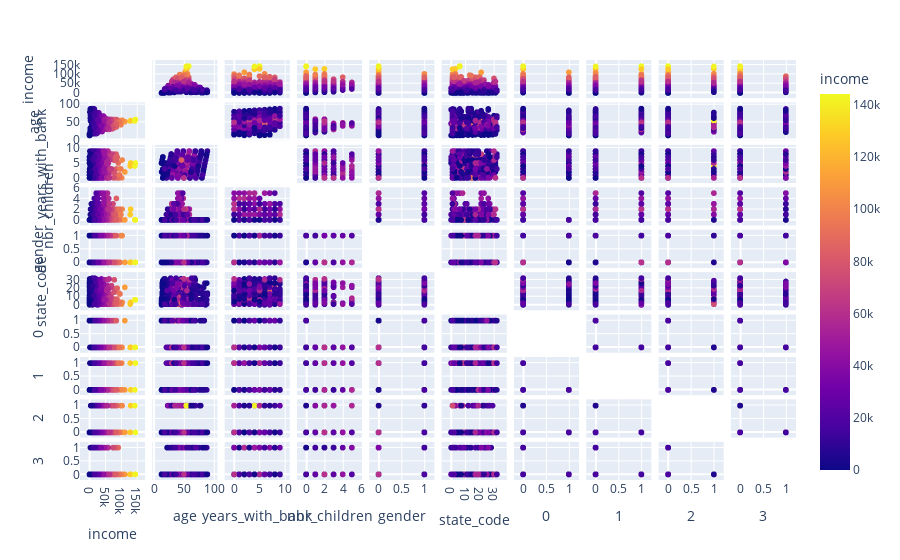

Notebook source saved alongside this figure:
### Code cell
features = list(df.columns)

fig = px.scatter_matrix(
    df,
    dimensions=features,
    color="income"
)
fig.update_traces(diagonal_visible=False)
fig.show()

### Figure 1 — Plotly figure (JSON) as saved in the notebook; plotly's stock layout.template omitted (floating-point values rounded to 4 significant figures; data arrays with more than 128 entries replaced by an {"elided": "..."} marker saying what was removed)
{"data": [{"diagonal": {"visible": false}, "dimensions": [{"axis": {"matches": true}, "label": "income", "values": {"elided": "747 int values"}}, {"axis": {"matches": true}, "label": "age", "values": {"elided": "747 int values"}}, {"axis": {"matches": true}, "label": "years_with_bank", "values": {"elided": "747 int values"}}, {"axis": {"matches": true}, "label": "nbr_children", "values": {"elided": "747 int values"}}, {"axis": {"matches": true}, "label": "gender", "values": {"elided": "747 int values"}}, {"axis": {"matches": true}, "label": "state_code", "values": {"elided": "747 int values"}}, {"axis": {"matches": true}, "label": "0", "values": {"elided": "747 int values"}}, {"axis": {"matches": true}, "label": "1", "values": {"elided": "747 int values"}}, {"axis": {"matches": true}, "label": "2", "values": {"elided": "747 int values"}}, {"axis": {"matches": true}, "label": "3", "values": {"elided": "747 int values"}}], "hovertemplate": "%{xaxis.title.text}=%{x}<br>%{yaxis.title.text}=%{y}<br>income=%{marker.color}<extra></extra>", "legendgroup": "", "marker": {"color": {"elided": "747 int values"}, "coloraxis": "coloraxis", "symbol": "circle"}, "name": "", "showlegend": false, "type": "splom"}], "layout": {"autosize": true, "coloraxis": {"colorbar": {"title": {"text": "income"}}, "colorscale": [[0, "#0d0887"], [0.1111, "#46039f"], [0.2222, "#7201a8"], [0.3333, "#9c179e"], [0.4444, "#bd3786"], [0.5556, "#d8576b"], [0.6667, "#ed7953"], [0.7778, "#fb9f3a"], [0.8889, "#fdca26"], [1, "#f0f921"]]}, "dragmode": "select", "legend": {"tracegroupgap": 0}, "margin": {"t": 60}, "xaxis": {"autorange": true, "range": [-41630.0, 185800.0], "type": "linear"}, "xaxis10": {"autorange": true, "range": [-0.2888, 1.289], "type": "linear"}, "xaxis2": {"autorange": true, "range": [-8.949, 110.9], "type": "linear"}, "xaxis3": {"autorange": true, "range": [-2.599, 11.6], "type": "linear"}, "xaxis4": {"autorange": true, "range": [-1.444, 6.444], "type": "linear"}, "xaxis5": {"autorange": true, "range": [-0.2888, 1.289], "type": "linear"}, "xaxis6": {"autorange": true, "range": [-9.242, 41.24], "type": "linear"}, "xaxis7": {"autorange": true, "range": [-0.2888, 1.289], "type": "linear"}, "xaxis8": {"autorange": true, "range": [-0.2888, 1.289], "type": "linear"}, "xaxis9": {"autorange": true, "range": [-0.2888, 1.289], "type": "linear"}, "yaxis": {"autorange": true, "range": [-41630.0, 185800.0], "type": "linear"}, "yaxis10": {"autorange": true, "range": [-0.2888, 1.289], "type": "linear"}, "yaxis2": {"autorange": true, "range": [-8.949, 110.9], "type": "linear"}, "yaxis3": {"autorange": true, "range": [-2.599, 11.6], "type": "linear"}, "yaxis4": {"autorange": true, "range": [-1.444, 6.444], "type": "linear"}, "yaxis5": {"autorange": true, "range": [-0.2888, 1.289], "type": "linear"}, "yaxis6": {"autorange": true, "range": [-9.242, 41.24], "type": "linear"}, "yaxis7": {"autorange": true, "range": [-0.2888, 1.289], "type": "linear"}, "yaxis8": {"autorange": true, "range": [-0.2888, 1.289], "type": "linear"}, "yaxis9": {"autorange": true, "range": [-0.2888, 1.289], "type": "linear"}}}
